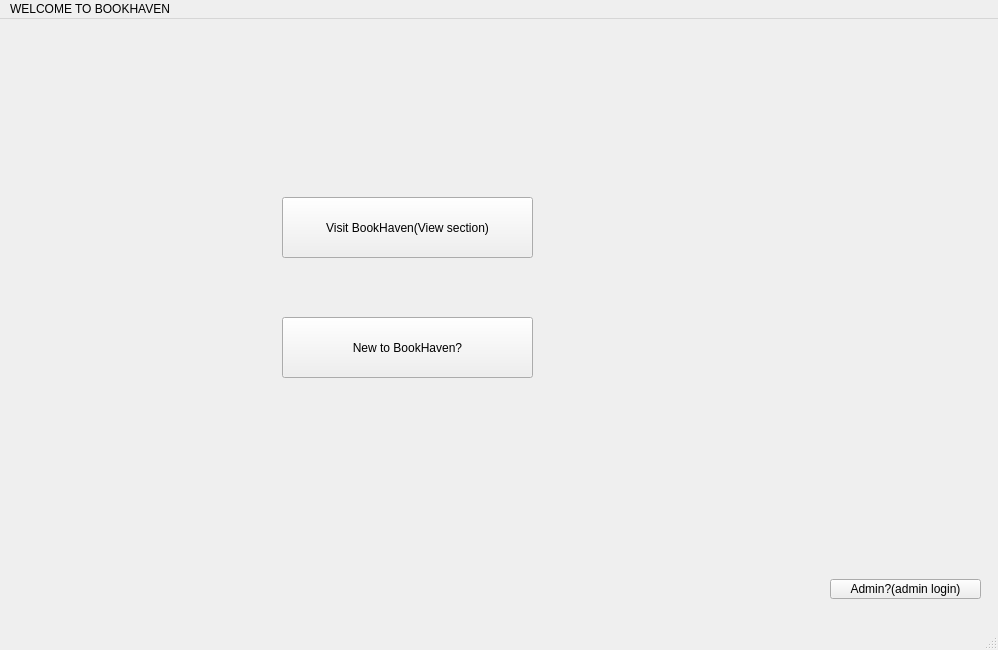
<?xml version="1.0" encoding="UTF-8"?>
<ui version="4.0">
 <class>MainWindow</class>
 <widget class="QMainWindow" name="MainWindow">
  <property name="geometry">
   <rect>
    <x>0</x>
    <y>0</y>
    <width>998</width>
    <height>650</height>
   </rect>
  </property>
  <property name="maximumSize">
   <size>
    <width>1200</width>
    <height>750</height>
   </size>
  </property>
  <property name="windowTitle">
   <string>Book_Haven</string>
  </property>
  <widget class="QWidget" name="centralwidget">
   <widget class="QPushButton" name="pushButton">
    <property name="geometry">
     <rect>
      <x>830</x>
      <y>560</y>
      <width>151</width>
      <height>20</height>
     </rect>
    </property>
    <property name="text">
     <string>Admin?(admin login)</string>
    </property>
   </widget>
   <widget class="QPushButton" name="pushButton_2">
    <property name="geometry">
     <rect>
      <x>282</x>
      <y>178</y>
      <width>251</width>
      <height>61</height>
     </rect>
    </property>
    <property name="text">
     <string>Visit BookHaven(View section)</string>
    </property>
   </widget>
   <widget class="QPushButton" name="pushButton_3">
    <property name="geometry">
     <rect>
      <x>282</x>
      <y>298</y>
      <width>251</width>
      <height>61</height>
     </rect>
    </property>
    <property name="text">
     <string>New to BookHaven?</string>
    </property>
   </widget>
  </widget>
  <widget class="QMenuBar" name="menubar">
   <property name="geometry">
    <rect>
     <x>0</x>
     <y>0</y>
     <width>998</width>
     <height>25</height>
    </rect>
   </property>
   <widget class="QMenu" name="menuWELCOME_TO_BOOKHAVEN">
    <property name="title">
     <string>WELCOME TO BOOKHAVEN</string>
    </property>
   </widget>
   <addaction name="menuWELCOME_TO_BOOKHAVEN"/>
  </widget>
  <widget class="QStatusBar" name="statusbar"/>
 </widget>
 <resources/>
 <connections/>
</ui>
